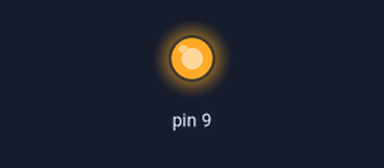
Bench run of a sketch on a simulated Arduino Uno, built with avr-gcc and run on an emulated ATmega328P. Parts: output pins drawn as LEDs (lit = HIGH).

Above: at 0.1 s.
Timing chart, 0 to 1.6 s (numbered marks = the images above):
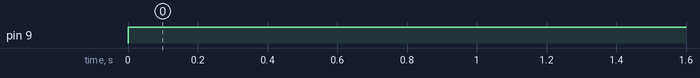

Measured:
- by itself, pin 9: LOW → HIGH at 0.00 s

The sketch:

bluetooth.ino
```cpp
#include <SoftwareSerial.h>
SoftwareSerial mySerial(11, 10); // RX, TX

void setup() {
  mySerial.begin(9600);
  pinMode(9,OUTPUT);

}

void loop() { // run over and over
  digitalWrite(9,HIGH);
  mySerial.println("test data");
  delay(1000);
}
```
